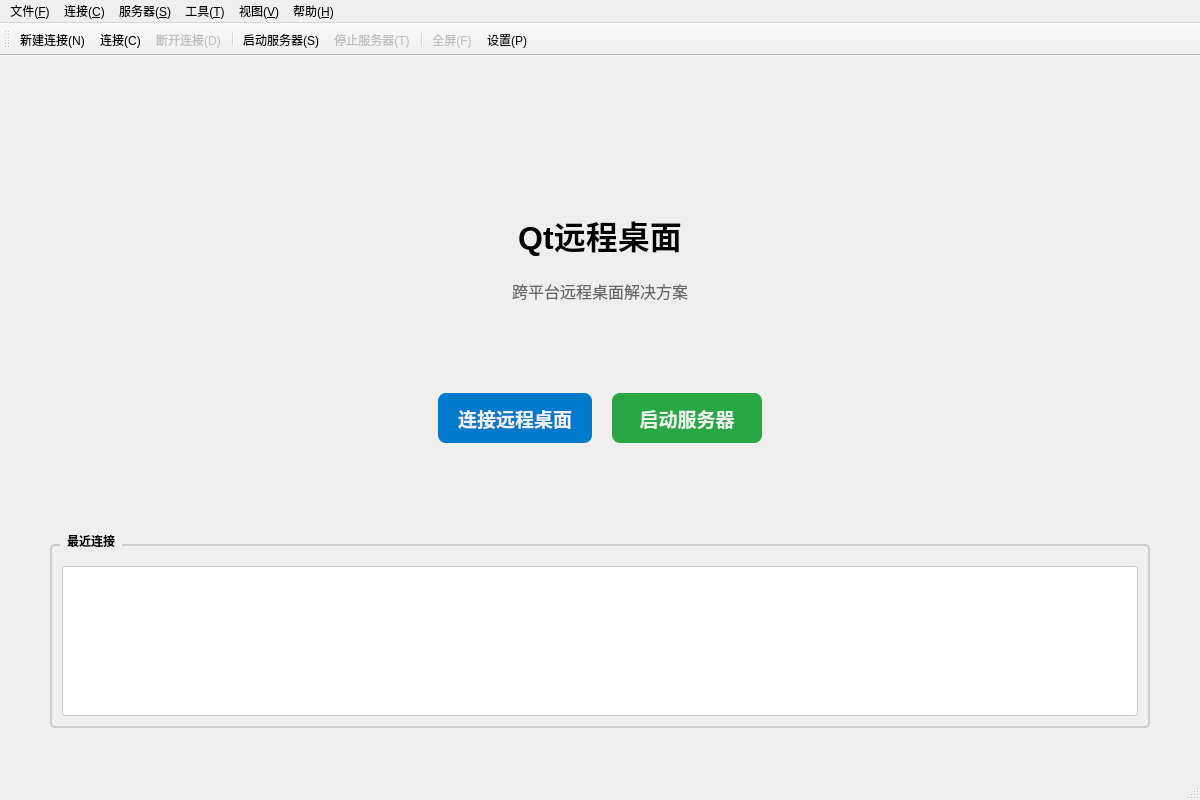
<?xml version="1.0" encoding="UTF-8"?>
<ui version="4.0">
 <class>MainWindow</class>
 <widget class="QMainWindow" name="MainWindow">
  <property name="geometry">
   <rect>
    <x>0</x>
    <y>0</y>
    <width>1200</width>
    <height>800</height>
   </rect>
  </property>
  <property name="windowTitle">
   <string>Qt远程桌面</string>
  </property>
  <property name="windowIcon">
   <iconset resource="../../../resources/resources.qrc">
  <normaloff>:/icons/app.svg</normaloff>:/icons/app.svg</iconset>
  </property>
  <widget class="QWidget" name="centralwidget">
   <layout class="QVBoxLayout" name="verticalLayout">
    <property name="spacing">
     <number>0</number>
    </property>
    <property name="leftMargin">
     <number>0</number>
    </property>
    <property name="topMargin">
     <number>0</number>
    </property>
    <property name="rightMargin">
     <number>0</number>
    </property>
    <property name="bottomMargin">
     <number>0</number>
    </property>
    <item>
     <widget class="QStackedWidget" name="stackedWidget">
      <property name="currentIndex">
       <number>0</number>
      </property>
      <widget class="QWidget" name="welcomePage">
       <layout class="QVBoxLayout" name="welcomeLayout">
        <property name="spacing">
         <number>20</number>
        </property>
        <property name="leftMargin">
         <number>50</number>
        </property>
        <property name="topMargin">
         <number>50</number>
        </property>
        <property name="rightMargin">
         <number>50</number>
        </property>
        <property name="bottomMargin">
         <number>50</number>
        </property>
        <item>
         <spacer name="topSpacer">
          <property name="orientation">
           <enum>Qt::Vertical</enum>
          </property>
          <property name="sizeHint" stdset="0">
           <size>
            <width>20</width>
            <height>40</height>
           </size>
          </property>
         </spacer>
        </item>
        <item>
         <widget class="QLabel" name="logoLabel">
          <property name="alignment">
           <set>Qt::AlignCenter</set>
          </property>
          <property name="pixmap">
           <pixmap resource="../../resources/resources.qrc">:/icons/app.svg</pixmap>
          </property>
          <property name="scaledContents">
           <bool>false</bool>
          </property>
         </widget>
        </item>
        <item>
         <widget class="QLabel" name="titleLabel">
          <property name="font">
           <font>
            <pointsize>24</pointsize>
            <weight>75</weight>
            <bold>true</bold>
           </font>
          </property>
          <property name="text">
           <string>Qt远程桌面</string>
          </property>
          <property name="alignment">
           <set>Qt::AlignCenter</set>
          </property>
         </widget>
        </item>
        <item>
         <widget class="QLabel" name="subtitleLabel">
          <property name="font">
           <font>
            <pointsize>12</pointsize>
           </font>
          </property>
          <property name="text">
           <string>跨平台远程桌面解决方案</string>
          </property>
          <property name="alignment">
           <set>Qt::AlignCenter</set>
          </property>
          <property name="styleSheet">
           <string>color: #666;</string>
          </property>
         </widget>
        </item>
        <item>
         <spacer name="middleSpacer">
          <property name="orientation">
           <enum>Qt::Vertical</enum>
          </property>
          <property name="sizeHint" stdset="0">
           <size>
            <width>20</width>
            <height>30</height>
           </size>
          </property>
         </spacer>
        </item>
        <item>
         <layout class="QHBoxLayout" name="buttonLayout">
          <property name="spacing">
           <number>20</number>
          </property>
          <item>
           <spacer name="leftButtonSpacer">
            <property name="orientation">
             <enum>Qt::Horizontal</enum>
            </property>
            <property name="sizeHint" stdset="0">
             <size>
              <width>40</width>
              <height>20</height>
             </size>
            </property>
           </spacer>
          </item>
          <item>
           <widget class="QPushButton" name="connectButton">
            <property name="minimumSize">
             <size>
              <width>150</width>
              <height>50</height>
             </size>
            </property>
            <property name="font">
             <font>
              <pointsize>14</pointsize>
              <weight>75</weight>
              <bold>true</bold>
             </font>
            </property>
            <property name="text">
             <string>连接远程桌面</string>
            </property>
            <property name="icon">
             <iconset resource="../../resources/resources.qrc">
              <normaloff>:/icons/reconnect.svg</normaloff>:/icons/reconnect.svg</iconset>
            </property>
            <property name="iconSize">
             <size>
              <width>24</width>
              <height>24</height>
             </size>
            </property>
            <property name="styleSheet">
             <string>QPushButton {
    background-color: #007ACC;
    color: #f0f0f0;
    border: none;
    border-radius: 8px;
    padding: 10px 20px;
}
QPushButton:hover {
    background-color: #005A9E;
}
QPushButton:pressed {
    background-color: #004578;
}</string>
            </property>
           </widget>
          </item>
          <item>
           <widget class="QPushButton" name="serverButton">
            <property name="minimumSize">
             <size>
              <width>150</width>
              <height>50</height>
             </size>
            </property>
            <property name="font">
             <font>
              <pointsize>14</pointsize>
              <weight>75</weight>
              <bold>true</bold>
             </font>
            </property>
            <property name="text">
             <string>启动服务器</string>
            </property>
            <property name="icon">
             <iconset resource="../../resources/resources.qrc">
            <normaloff>:/icons/server.svg</normaloff>:/icons/server.svg</iconset>
            </property>
            <property name="iconSize">
             <size>
              <width>24</width>
              <height>24</height>
             </size>
            </property>
            <property name="styleSheet">
             <string>QPushButton {
    background-color: #28A745;
    color: #f0f0f0;
    border: none;
    border-radius: 8px;
    padding: 10px 20px;
}
QPushButton:hover {
    background-color: #218838;
}
QPushButton:pressed {
    background-color: #1E7E34;
}</string>
            </property>
           </widget>
          </item>
          <item>
           <spacer name="rightButtonSpacer">
            <property name="orientation">
             <enum>Qt::Horizontal</enum>
            </property>
            <property name="sizeHint" stdset="0">
             <size>
              <width>40</width>
              <height>20</height>
             </size>
            </property>
           </spacer>
          </item>
         </layout>
        </item>
        <item>
         <spacer name="bottomSpacer">
          <property name="orientation">
           <enum>Qt::Vertical</enum>
          </property>
          <property name="sizeHint" stdset="0">
           <size>
            <width>20</width>
            <height>40</height>
           </size>
          </property>
         </spacer>
        </item>
        <item>
         <widget class="QGroupBox" name="recentConnectionsGroup">
          <property name="title">
           <string>最近连接</string>
          </property>
          <property name="styleSheet">
           <string>QGroupBox {
    font-weight: bold;
    border: 2px solid #CCCCCC;
    border-radius: 5px;
    margin-top: 10px;
    padding-top: 10px;
}
QGroupBox::title {
    subcontrol-origin: margin;
    left: 10px;
    padding: 0 5px 0 5px;
}</string>
          </property>
          <layout class="QVBoxLayout" name="recentLayout">
           <property name="spacing">
            <number>10</number>
           </property>
           <property name="leftMargin">
            <number>10</number>
           </property>
           <property name="topMargin">
            <number>10</number>
           </property>
           <property name="rightMargin">
            <number>10</number>
           </property>
           <property name="bottomMargin">
            <number>10</number>
           </property>
           <item>
            <widget class="QListWidget" name="recentListWidget">
             <property name="maximumSize">
              <size>
               <width>16777215</width>
               <height>150</height>
              </size>
             </property>
             <property name="alternatingRowColors">
              <bool>true</bool>
             </property>
             <property name="selectionMode">
              <enum>QAbstractItemView::SingleSelection</enum>
             </property>
             <property name="styleSheet">
              <string>QListWidget {
    border: 1px solid #CCCCCC;
    border-radius: 3px;
    background-color: white;
}
QListWidget::item {
    padding: 8px;
    border-bottom: 1px solid #EEEEEE;
}
QListWidget::item:selected {
    background-color: #E3F2FD;
    color: #1976D2;
}
QListWidget::item:hover {
    background-color: #F5F5F5;
}</string>
             </property>
            </widget>
           </item>
          </layout>
         </widget>
        </item>
       </layout>
      </widget>
      <widget class="QWidget" name="remoteDesktopPage">
       <layout class="QVBoxLayout" name="remoteLayout">
        <property name="spacing">
         <number>5</number>
        </property>
        <property name="leftMargin">
         <number>0</number>
        </property>
        <property name="topMargin">
         <number>0</number>
        </property>
        <property name="rightMargin">
         <number>0</number>
        </property>
        <property name="bottomMargin">
         <number>0</number>
        </property>
        <!-- 远程桌面组件将在运行时添加到这里 -->
       </layout>
      </widget>
     </widget>
    </item>
   </layout>
  </widget>
  <widget class="QMenuBar" name="menubar">
   <property name="geometry">
    <rect>
     <x>0</x>
     <y>0</y>
     <width>1200</width>
     <height>22</height>
    </rect>
   </property>
   <widget class="QMenu" name="menuFile">
    <property name="title">
     <string>文件(&amp;F)</string>
    </property>
    <addaction name="actionNewConnection"/>
    <addaction name="separator"/>
    <addaction name="actionImportConnections"/>
    <addaction name="actionExportConnections"/>
    <addaction name="separator"/>
    <addaction name="actionExit"/>
   </widget>
   <widget class="QMenu" name="menuConnection">
    <property name="title">
     <string>连接(&amp;C)</string>
    </property>
    <addaction name="actionConnect"/>
    <addaction name="actionDisconnect"/>
    <addaction name="separator"/>
    <addaction name="actionReconnect"/>
    <addaction name="separator"/>
    <addaction name="actionFullScreen"/>
   </widget>
   <widget class="QMenu" name="menuServer">
    <property name="title">
     <string>服务器(&amp;S)</string>
    </property>
    <addaction name="actionStartServer"/>
    <addaction name="actionStopServer"/>
    <addaction name="separator"/>
    <addaction name="actionServerSettings"/>
   </widget>
   <widget class="QMenu" name="menuTools">
    <property name="title">
     <string>工具(&amp;T)</string>
    </property>
    <addaction name="actionFileTransfer"/>
    <addaction name="actionClipboardSync"/>
    <addaction name="separator"/>
    <addaction name="actionScreenshot"/>
    <addaction name="actionRecording"/>
    <addaction name="separator"/>
    <addaction name="actionSettings"/>
   </widget>
   <widget class="QMenu" name="menuView">
    <property name="title">
     <string>视图(&amp;V)</string>
    </property>
    <addaction name="actionZoomIn"/>
    <addaction name="actionZoomOut"/>
    <addaction name="actionZoomFit"/>
    <addaction name="actionZoomActual"/>
    <addaction name="separator"/>
    <addaction name="actionShowToolbar"/>
    <addaction name="actionShowStatusbar"/>
   </widget>
   <widget class="QMenu" name="menuHelp">
    <property name="title">
     <string>帮助(&amp;H)</string>
    </property>
    <addaction name="actionUserGuide"/>
    <addaction name="actionKeyboardShortcuts"/>
    <addaction name="separator"/>
    <addaction name="actionCheckUpdates"/>
    <addaction name="actionAbout"/>
   </widget>
   <addaction name="menuFile"/>
   <addaction name="menuConnection"/>
   <addaction name="menuServer"/>
   <addaction name="menuTools"/>
   <addaction name="menuView"/>
   <addaction name="menuHelp"/>
  </widget>
  <widget class="QStatusBar" name="statusbar">
   <property name="sizeGripEnabled">
    <bool>true</bool>
   </property>
  </widget>
  <widget class="QToolBar" name="toolBar">
   <property name="windowTitle">
    <string>工具栏</string>
   </property>
   <property name="iconSize">
    <size>
     <width>24</width>
     <height>24</height>
    </size>
   </property>
   <property name="toolButtonStyle">
    <enum>Qt::ToolButtonTextUnderIcon</enum>
   </property>
   <attribute name="toolBarArea">
    <enum>TopToolBarArea</enum>
   </attribute>
   <attribute name="toolBarBreak">
    <bool>false</bool>
   </attribute>
   <addaction name="actionNewConnection"/>
   <addaction name="actionConnect"/>
   <addaction name="actionDisconnect"/>
   <addaction name="separator"/>
   <addaction name="actionStartServer"/>
   <addaction name="actionStopServer"/>
   <addaction name="separator"/>
   <addaction name="actionFullScreen"/>
   <addaction name="actionSettings"/>
  </widget>
  <action name="actionNewConnection">
   <property name="icon">
    <iconset resource="../../resources/resources.qrc">
    <normaloff>:/icons/new_connection.svg</normaloff>:/icons/new_connection.svg</iconset>
   </property>
   <property name="text">
    <string>新建连接(&amp;N)</string>
   </property>
   <property name="toolTip">
    <string>创建新的远程桌面连接</string>
   </property>
   <property name="shortcut">
    <string>Ctrl+N</string>
   </property>
  </action>
  <action name="actionConnect">
   <property name="icon">
    <iconset resource="../../resources/resources.qrc">
    <normaloff>:/icons/connect.svg</normaloff>:/icons/connect.svg</iconset>
   </property>
   <property name="text">
    <string>连接(&amp;C)</string>
   </property>
   <property name="toolTip">
    <string>连接到远程桌面</string>
   </property>
   <property name="shortcut">
    <string>Ctrl+Shift+C</string>
   </property>
  </action>
  <action name="actionDisconnect">
   <property name="enabled">
    <bool>false</bool>
   </property>
   <property name="icon">
    <iconset resource="../../resources/resources.qrc">
    <normaloff>:/icons/disconnect.svg</normaloff>:/icons/disconnect.svg</iconset>
   </property>
   <property name="text">
    <string>断开连接(&amp;D)</string>
   </property>
   <property name="toolTip">
    <string>断开远程桌面连接</string>
   </property>
   <property name="shortcut">
    <string>Ctrl+Shift+D</string>
   </property>
  </action>
  <action name="actionStartServer">
   <property name="icon">
    <iconset resource="../../resources/resources.qrc">
              <normaloff>:/icons/server.svg</normaloff>:/icons/server.svg</iconset>
   </property>
   <property name="text">
    <string>启动服务器(&amp;S)</string>
   </property>
   <property name="toolTip">
    <string>启动远程桌面服务器</string>
   </property>
   <property name="shortcut">
    <string>Ctrl+Shift+S</string>
   </property>
  </action>
  <action name="actionStopServer">
   <property name="enabled">
    <bool>false</bool>
   </property>
   <property name="icon">
    <iconset resource="../../resources/resources.qrc">
              <normaloff>:/icons/server.svg</normaloff>:/icons/server.svg</iconset>
   </property>
   <property name="text">
    <string>停止服务器(&amp;T)</string>
   </property>
   <property name="toolTip">
    <string>停止远程桌面服务器</string>
   </property>
   <property name="shortcut">
    <string>Ctrl+Shift+T</string>
   </property>
  </action>
  <action name="actionSettings">
   <property name="icon">
    <iconset resource="../../resources/resources.qrc">
    <normaloff>:/icons/settings.svg</normaloff>:/icons/settings.svg</iconset>
   </property>
   <property name="text">
    <string>设置(&amp;P)</string>
   </property>
   <property name="toolTip">
    <string>打开应用程序设置</string>
   </property>
   <property name="shortcut">
    <string>Ctrl+P</string>
   </property>
  </action>
  <action name="actionFullScreen">
   <property name="checkable">
    <bool>true</bool>
   </property>
   <property name="enabled">
    <bool>false</bool>
   </property>
   <property name="icon">
    <iconset resource="../../resources/resources.qrc">
    <normaloff>:/icons/fullscreen.svg</normaloff>:/icons/fullscreen.svg</iconset>
   </property>
   <property name="text">
    <string>全屏(&amp;F)</string>
   </property>
   <property name="toolTip">
    <string>切换全屏模式</string>
   </property>
   <property name="shortcut">
    <string>F11</string>
   </property>
  </action>
  <action name="actionAbout">
   <property name="icon">
    <iconset resource="../../resources/resources.qrc">
    <normaloff>:/icons/about.svg</normaloff>:/icons/about.svg</iconset>
   </property>
   <property name="text">
    <string>关于(&amp;A)</string>
   </property>
   <property name="toolTip">
    <string>关于Qt Remote Desktop</string>
   </property>
  </action>
  <action name="actionExit">
   <property name="icon">
    <iconset resource="../../resources/resources.qrc">
    <normaloff>:/icons/exit.svg</normaloff>:/icons/exit.svg</iconset>
   </property>
   <property name="text">
    <string>退出(&amp;X)</string>
   </property>
   <property name="toolTip">
    <string>退出应用程序</string>
   </property>
   <property name="shortcut">
    <string>Ctrl+Q</string>
   </property>
  </action>
  <action name="actionReconnect">
   <property name="enabled">
    <bool>false</bool>
   </property>
   <property name="icon">
    <iconset resource="../../resources/resources.qrc">
              <normaloff>:/icons/connect.svg</normaloff>:/icons/connect.svg</iconset>
   </property>
   <property name="text">
    <string>重新连接(&amp;R)</string>
   </property>
   <property name="toolTip">
    <string>重新连接到远程桌面</string>
   </property>
   <property name="shortcut">
    <string>Ctrl+R</string>
   </property>
  </action>
  <action name="actionImportConnections">
   <property name="icon">
    <iconset resource="../../resources/resources.qrc">
    <normaloff>:/icons/import.svg</normaloff>:/icons/import.svg</iconset>
   </property>
   <property name="text">
    <string>导入连接(&amp;I)</string>
   </property>
   <property name="toolTip">
    <string>从文件导入连接配置</string>
   </property>
  </action>
  <action name="actionExportConnections">
   <property name="icon">
    <iconset resource="../../resources/resources.qrc">
    <normaloff>:/icons/export.svg</normaloff>:/icons/export.svg</iconset>
   </property>
   <property name="text">
    <string>导出连接(&amp;E)</string>
   </property>
   <property name="toolTip">
    <string>导出连接配置到文件</string>
   </property>
  </action>
  <action name="actionServerSettings">
   <property name="icon">
    <iconset resource="../../resources/resources.qrc">
              <normaloff>:/icons/settings.svg</normaloff>:/icons/settings.svg</iconset>
   </property>
   <property name="text">
    <string>服务器设置(&amp;S)</string>
   </property>
   <property name="toolTip">
    <string>配置服务器设置</string>
   </property>
  </action>
  <action name="actionFileTransfer">
   <property name="enabled">
    <bool>false</bool>
   </property>
   <property name="icon">
    <iconset resource="../../resources/resources.qrc">
    <normaloff>:/icons/file_transfer.svg</normaloff>:/icons/file_transfer.svg</iconset>
   </property>
   <property name="text">
    <string>文件传输(&amp;F)</string>
   </property>
   <property name="toolTip">
    <string>打开文件传输窗口</string>
   </property>
   <property name="shortcut">
    <string>Ctrl+T</string>
   </property>
  </action>
  <action name="actionClipboardSync">
   <property name="checkable">
    <bool>true</bool>
   </property>
   <property name="checked">
    <bool>true</bool>
   </property>
   <property name="enabled">
    <bool>false</bool>
   </property>
   <property name="icon">
    <iconset resource="../../resources/resources.qrc">
    <normaloff>:/icons/clipboard.svg</normaloff>:/icons/clipboard.svg</iconset>
   </property>
   <property name="text">
    <string>剪贴板同步(&amp;C)</string>
   </property>
   <property name="toolTip">
    <string>启用/禁用剪贴板同步</string>
   </property>
  </action>
  <action name="actionScreenshot">
   <property name="enabled">
    <bool>false</bool>
   </property>
   <property name="icon">
    <iconset resource="../../resources/resources.qrc">
  <normaloff>:/icons/screenshot.svg</normaloff>:/icons/screenshot.svg</iconset>
   </property>
   <property name="text">
    <string>截图(&amp;S)</string>
   </property>
   <property name="toolTip">
    <string>截取远程桌面屏幕</string>
   </property>
   <property name="shortcut">
    <string>Ctrl+Shift+S</string>
   </property>
  </action>
  <action name="actionRecording">
   <property name="checkable">
    <bool>true</bool>
   </property>
   <property name="enabled">
    <bool>false</bool>
   </property>
   <property name="icon">
    <iconset resource="../../resources/resources.qrc">
  <normaloff>:/icons/record.svg</normaloff>:/icons/record.svg</iconset>
   </property>
   <property name="text">
    <string>录制(&amp;R)</string>
   </property>
   <property name="toolTip">
    <string>开始/停止录制远程桌面</string>
   </property>
   <property name="shortcut">
    <string>Ctrl+Shift+R</string>
   </property>
  </action>
  <action name="actionZoomIn">
   <property name="enabled">
    <bool>false</bool>
   </property>
   <property name="icon">
    <iconset resource="../../resources/resources.qrc">
  <normaloff>:/icons/zoom_in.svg</normaloff>:/icons/zoom_in.svg</iconset>
   </property>
   <property name="text">
    <string>放大(&amp;I)</string>
   </property>
   <property name="toolTip">
    <string>放大远程桌面视图</string>
   </property>
   <property name="shortcut">
    <string>Ctrl+=</string>
   </property>
  </action>
  <action name="actionZoomOut">
   <property name="enabled">
    <bool>false</bool>
   </property>
   <property name="icon">
    <iconset resource="../../resources/resources.qrc">
  <normaloff>:/icons/zoom_out.svg</normaloff>:/icons/zoom_out.svg</iconset>
   </property>
   <property name="text">
    <string>缩小(&amp;O)</string>
   </property>
   <property name="toolTip">
    <string>缩小远程桌面视图</string>
   </property>
   <property name="shortcut">
    <string>Ctrl+-</string>
   </property>
  </action>
  <action name="actionZoomFit">
   <property name="enabled">
    <bool>false</bool>
   </property>
   <property name="icon">
    <iconset resource="../../resources/resources.qrc">
  <normaloff>:/icons/zoom_fit.svg</normaloff>:/icons/zoom_fit.svg</iconset>
   </property>
   <property name="text">
    <string>适应窗口(&amp;F)</string>
   </property>
   <property name="toolTip">
    <string>缩放以适应窗口大小</string>
   </property>
   <property name="shortcut">
    <string>Ctrl+0</string>
   </property>
  </action>
  <action name="actionZoomActual">
   <property name="enabled">
    <bool>false</bool>
   </property>
   <property name="icon">
    <iconset resource="../../resources/resources.qrc">
              <normaloff>:/icons/zoom_actual.svg</normaloff>:/icons/zoom_actual.svg</iconset>
   </property>
   <property name="text">
    <string>实际大小(&amp;A)</string>
   </property>
   <property name="toolTip">
    <string>显示实际大小</string>
   </property>
   <property name="shortcut">
    <string>Ctrl+1</string>
   </property>
  </action>
  <action name="actionShowToolbar">
   <property name="checkable">
    <bool>true</bool>
   </property>
   <property name="checked">
    <bool>true</bool>
   </property>
   <property name="text">
    <string>显示工具栏(&amp;T)</string>
   </property>
   <property name="toolTip">
    <string>显示/隐藏工具栏</string>
   </property>
  </action>
  <action name="actionShowStatusbar">
   <property name="checkable">
    <bool>true</bool>
   </property>
   <property name="checked">
    <bool>true</bool>
   </property>
   <property name="text">
    <string>显示状态栏(&amp;S)</string>
   </property>
   <property name="toolTip">
    <string>显示/隐藏状态栏</string>
   </property>
  </action>
  <action name="actionUserGuide">
   <property name="icon">
    <iconset resource="../../resources/resources.qrc">
  <normaloff>:/icons/help.svg</normaloff>:/icons/help.svg</iconset>
   </property>
   <property name="text">
    <string>用户指南(&amp;U)</string>
   </property>
   <property name="toolTip">
    <string>打开用户指南</string>
   </property>
   <property name="shortcut">
    <string>F1</string>
   </property>
  </action>
  <action name="actionKeyboardShortcuts">
   <property name="icon">
    <iconset resource="../../resources/resources.qrc">
              <normaloff>:/icons/keyboard.svg</normaloff>:/icons/keyboard.svg</iconset>
   </property>
   <property name="text">
    <string>键盘快捷键(&amp;K)</string>
   </property>
   <property name="toolTip">
    <string>显示键盘快捷键列表</string>
   </property>
  </action>
  <action name="actionCheckUpdates">
   <property name="icon">
    <iconset resource="../../resources/resources.qrc">
              <normaloff>:/icons/update.svg</normaloff>:/icons/update.svg</iconset>
   </property>
   <property name="text">
    <string>检查更新(&amp;U)</string>
   </property>
   <property name="toolTip">
    <string>检查应用程序更新</string>
   </property>
  </action>
 </widget>
 <resources>
  <include location="../../resources/resources.qrc"/>
 </resources>
 <connections>
  <connection>
   <sender>actionExit</sender>
   <signal>triggered()</signal>
   <receiver>MainWindow</receiver>
   <slot>close()</slot>
   <hints>
    <hint type="sourcelabel">
     <x>-1</x>
     <y>-1</y>
    </hint>
    <hint type="destinationlabel">
     <x>599</x>
     <y>399</y>
    </hint>
   </hints>
  </connection>
  <connection>
   <sender>actionShowToolbar</sender>
   <signal>toggled(bool)</signal>
   <receiver>toolBar</receiver>
   <slot>setVisible(bool)</slot>
   <hints>
    <hint type="sourcelabel">
     <x>-1</x>
     <y>-1</y>
    </hint>
    <hint type="destinationlabel">
     <x>599</x>
     <y>44</y>
    </hint>
   </hints>
  </connection>
  <connection>
   <sender>actionShowStatusbar</sender>
   <signal>toggled(bool)</signal>
   <receiver>statusbar</receiver>
   <slot>setVisible(bool)</slot>
   <hints>
    <hint type="sourcelabel">
     <x>-1</x>
     <y>-1</y>
    </hint>
    <hint type="destinationlabel">
     <x>599</x>
     <y>789</y>
    </hint>
   </hints>
  </connection>
 </connections>
</ui>
